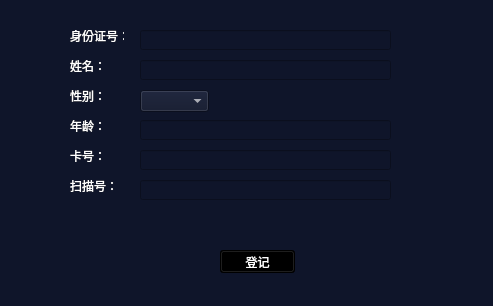
<?xml version="1.0" encoding="UTF-8"?>
<ui version="4.0">
 <class>RegDlg</class>
 <widget class="QWidget" name="RegDlg">
  <property name="geometry">
   <rect>
    <x>0</x>
    <y>0</y>
    <width>493</width>
    <height>306</height>
   </rect>
  </property>
  <property name="windowTitle">
   <string>登记</string>
  </property>
  <property name="styleSheet">
   <string notr="true">QWidget{color: rgb(255, 255, 255);
background-color: rgb(15, 21, 42);
}
QPushButton{
background-color: rgb(0, 0, 0);
}</string>
  </property>
  <widget class="QLabel" name="label">
   <property name="geometry">
    <rect>
     <x>70</x>
     <y>30</y>
     <width>54</width>
     <height>12</height>
    </rect>
   </property>
   <property name="text">
    <string>身份证号：</string>
   </property>
  </widget>
  <widget class="QLabel" name="label_2">
   <property name="geometry">
    <rect>
     <x>70</x>
     <y>60</y>
     <width>54</width>
     <height>12</height>
    </rect>
   </property>
   <property name="text">
    <string>姓名：</string>
   </property>
  </widget>
  <widget class="QLabel" name="label_3">
   <property name="geometry">
    <rect>
     <x>70</x>
     <y>90</y>
     <width>54</width>
     <height>12</height>
    </rect>
   </property>
   <property name="text">
    <string>性别：</string>
   </property>
  </widget>
  <widget class="QLabel" name="label_4">
   <property name="geometry">
    <rect>
     <x>70</x>
     <y>120</y>
     <width>54</width>
     <height>12</height>
    </rect>
   </property>
   <property name="text">
    <string>年龄：</string>
   </property>
  </widget>
  <widget class="QLabel" name="label_5">
   <property name="geometry">
    <rect>
     <x>70</x>
     <y>150</y>
     <width>54</width>
     <height>12</height>
    </rect>
   </property>
   <property name="text">
    <string>卡号：</string>
   </property>
  </widget>
  <widget class="QLabel" name="label_6">
   <property name="geometry">
    <rect>
     <x>70</x>
     <y>180</y>
     <width>54</width>
     <height>12</height>
    </rect>
   </property>
   <property name="text">
    <string>扫描号：</string>
   </property>
  </widget>
  <widget class="QLineEdit" name="lineEdit_ID">
   <property name="geometry">
    <rect>
     <x>140</x>
     <y>30</y>
     <width>251</width>
     <height>20</height>
    </rect>
   </property>
  </widget>
  <widget class="QLineEdit" name="lineEdit_name">
   <property name="geometry">
    <rect>
     <x>140</x>
     <y>60</y>
     <width>251</width>
     <height>20</height>
    </rect>
   </property>
  </widget>
  <widget class="QLineEdit" name="lineEdit_age">
   <property name="geometry">
    <rect>
     <x>140</x>
     <y>120</y>
     <width>251</width>
     <height>20</height>
    </rect>
   </property>
  </widget>
  <widget class="QLineEdit" name="lineEdit_card">
   <property name="geometry">
    <rect>
     <x>140</x>
     <y>150</y>
     <width>251</width>
     <height>20</height>
    </rect>
   </property>
  </widget>
  <widget class="QLineEdit" name="lineEdit_5">
   <property name="geometry">
    <rect>
     <x>140</x>
     <y>180</y>
     <width>251</width>
     <height>20</height>
    </rect>
   </property>
  </widget>
  <widget class="QComboBox" name="comboBox">
   <property name="geometry">
    <rect>
     <x>140</x>
     <y>90</y>
     <width>69</width>
     <height>22</height>
    </rect>
   </property>
   <property name="currentText">
    <string/>
   </property>
  </widget>
  <widget class="QPushButton" name="btn_reg">
   <property name="geometry">
    <rect>
     <x>220</x>
     <y>250</y>
     <width>75</width>
     <height>23</height>
    </rect>
   </property>
   <property name="text">
    <string>登记</string>
   </property>
  </widget>
 </widget>
 <layoutdefault spacing="6" margin="11"/>
 <resources/>
 <connections/>
</ui>
